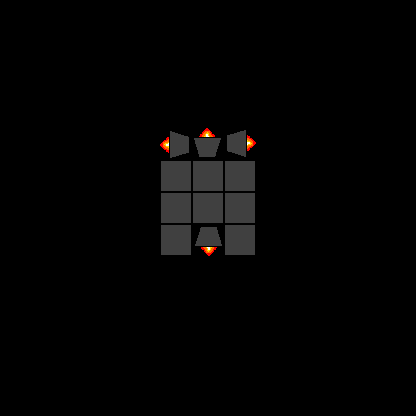

This game map was drawn from its Tiled (.tmx) file and the tilesets committed beside it. A one-line description and the full map source follow:
An orthogonal 13x13 tile map with 32x32 px tiles, 2 tile layers (keys, modules).

<map version="1.0" orientation="orthogonal" width="13" height="13" tilewidth="32" tileheight="32">
 <tileset firstgid="1" name="tiles" tilewidth="32" tileheight="32">
  <image source="tiles.png" width="256" height="256" />
 </tileset>
 <layer name="keys" width="13" height="13">
  <data>
   <tile gid="0" />
   <tile gid="0" />
   <tile gid="0" />
   <tile gid="0" />
   <tile gid="0" />
   <tile gid="0" />
   <tile gid="0" />
   <tile gid="0" />
   <tile gid="0" />
   <tile gid="0" />
   <tile gid="0" />
   <tile gid="0" />
   <tile gid="0" />
   <tile gid="0" />
   <tile gid="0" />
   <tile gid="0" />
   <tile gid="0" />
   <tile gid="0" />
   <tile gid="0" />
   <tile gid="0" />
   <tile gid="0" />
   <tile gid="0" />
   <tile gid="0" />
   <tile gid="0" />
   <tile gid="0" />
   <tile gid="0" />
   <tile gid="0" />
   <tile gid="0" />
   <tile gid="0" />
   <tile gid="0" />
   <tile gid="0" />
   <tile gid="0" />
   <tile gid="0" />
   <tile gid="0" />
   <tile gid="0" />
   <tile gid="0" />
   <tile gid="0" />
   <tile gid="0" />
   <tile gid="0" />
   <tile gid="0" />
   <tile gid="0" />
   <tile gid="0" />
   <tile gid="0" />
   <tile gid="0" />
   <tile gid="0" />
   <tile gid="0" />
   <tile gid="0" />
   <tile gid="0" />
   <tile gid="0" />
   <tile gid="0" />
   <tile gid="0" />
   <tile gid="0" />
   <tile gid="0" />
   <tile gid="0" />
   <tile gid="0" />
   <tile gid="0" />
   <tile gid="0" />
   <tile gid="54" />
   <tile gid="53" />
   <tile gid="52" />
   <tile gid="0" />
   <tile gid="0" />
   <tile gid="0" />
   <tile gid="0" />
   <tile gid="0" />
   <tile gid="0" />
   <tile gid="0" />
   <tile gid="0" />
   <tile gid="0" />
   <tile gid="0" />
   <tile gid="0" />
   <tile gid="0" />
   <tile gid="0" />
   <tile gid="0" />
   <tile gid="0" />
   <tile gid="0" />
   <tile gid="0" />
   <tile gid="0" />
   <tile gid="0" />
   <tile gid="0" />
   <tile gid="0" />
   <tile gid="0" />
   <tile gid="0" />
   <tile gid="0" />
   <tile gid="0" />
   <tile gid="0" />
   <tile gid="0" />
   <tile gid="0" />
   <tile gid="0" />
   <tile gid="0" />
   <tile gid="0" />
   <tile gid="0" />
   <tile gid="0" />
   <tile gid="0" />
   <tile gid="0" />
   <tile gid="0" />
   <tile gid="0" />
   <tile gid="45" />
   <tile gid="0" />
   <tile gid="0" />
   <tile gid="0" />
   <tile gid="0" />
   <tile gid="0" />
   <tile gid="0" />
   <tile gid="0" />
   <tile gid="0" />
   <tile gid="0" />
   <tile gid="0" />
   <tile gid="0" />
   <tile gid="0" />
   <tile gid="0" />
   <tile gid="0" />
   <tile gid="0" />
   <tile gid="0" />
   <tile gid="0" />
   <tile gid="0" />
   <tile gid="0" />
   <tile gid="0" />
   <tile gid="0" />
   <tile gid="0" />
   <tile gid="0" />
   <tile gid="0" />
   <tile gid="0" />
   <tile gid="0" />
   <tile gid="0" />
   <tile gid="0" />
   <tile gid="0" />
   <tile gid="0" />
   <tile gid="0" />
   <tile gid="0" />
   <tile gid="0" />
   <tile gid="0" />
   <tile gid="0" />
   <tile gid="0" />
   <tile gid="0" />
   <tile gid="0" />
   <tile gid="0" />
   <tile gid="0" />
   <tile gid="0" />
   <tile gid="0" />
   <tile gid="0" />
   <tile gid="0" />
   <tile gid="0" />
   <tile gid="0" />
   <tile gid="0" />
   <tile gid="0" />
   <tile gid="0" />
   <tile gid="0" />
   <tile gid="0" />
   <tile gid="0" />
   <tile gid="0" />
   <tile gid="0" />
   <tile gid="0" />
   <tile gid="0" />
   <tile gid="0" />
   <tile gid="0" />
   <tile gid="0" />
   <tile gid="0" />
   <tile gid="0" />
   <tile gid="0" />
   <tile gid="0" />
   <tile gid="0" />
   <tile gid="0" />
   <tile gid="0" />
   <tile gid="0" />
   <tile gid="0" />
   <tile gid="0" />
   <tile gid="0" />
   <tile gid="0" />
  </data>
 </layer>
 <layer name="modules" width="13" height="13">
  <data>
   <tile gid="4" />
   <tile gid="4" />
   <tile gid="4" />
   <tile gid="4" />
   <tile gid="4" />
   <tile gid="4" />
   <tile gid="4" />
   <tile gid="4" />
   <tile gid="4" />
   <tile gid="4" />
   <tile gid="4" />
   <tile gid="4" />
   <tile gid="4" />
   <tile gid="4" />
   <tile gid="4" />
   <tile gid="4" />
   <tile gid="4" />
   <tile gid="4" />
   <tile gid="4" />
   <tile gid="4" />
   <tile gid="4" />
   <tile gid="4" />
   <tile gid="4" />
   <tile gid="4" />
   <tile gid="4" />
   <tile gid="4" />
   <tile gid="4" />
   <tile gid="4" />
   <tile gid="4" />
   <tile gid="4" />
   <tile gid="4" />
   <tile gid="4" />
   <tile gid="4" />
   <tile gid="4" />
   <tile gid="4" />
   <tile gid="4" />
   <tile gid="4" />
   <tile gid="4" />
   <tile gid="4" />
   <tile gid="4" />
   <tile gid="4" />
   <tile gid="4" />
   <tile gid="4" />
   <tile gid="4" />
   <tile gid="4" />
   <tile gid="4" />
   <tile gid="4" />
   <tile gid="4" />
   <tile gid="4" />
   <tile gid="4" />
   <tile gid="4" />
   <tile gid="4" />
   <tile gid="4" />
   <tile gid="4" />
   <tile gid="4" />
   <tile gid="4" />
   <tile gid="4" />
   <tile gid="9" />
   <tile gid="17" />
   <tile gid="25" />
   <tile gid="4" />
   <tile gid="4" />
   <tile gid="4" />
   <tile gid="4" />
   <tile gid="4" />
   <tile gid="4" />
   <tile gid="4" />
   <tile gid="4" />
   <tile gid="4" />
   <tile gid="4" />
   <tile gid="2" />
   <tile gid="2" />
   <tile gid="2" />
   <tile gid="4" />
   <tile gid="0" />
   <tile gid="4" />
   <tile gid="4" />
   <tile gid="4" />
   <tile gid="4" />
   <tile gid="4" />
   <tile gid="4" />
   <tile gid="4" />
   <tile gid="4" />
   <tile gid="2" />
   <tile gid="2" />
   <tile gid="2" />
   <tile gid="4" />
   <tile gid="0" />
   <tile gid="4" />
   <tile gid="4" />
   <tile gid="4" />
   <tile gid="4" />
   <tile gid="4" />
   <tile gid="4" />
   <tile gid="4" />
   <tile gid="4" />
   <tile gid="2" />
   <tile gid="1" />
   <tile gid="2" />
   <tile gid="4" />
   <tile gid="4" />
   <tile gid="0" />
   <tile gid="4" />
   <tile gid="4" />
   <tile gid="4" />
   <tile gid="4" />
   <tile gid="4" />
   <tile gid="4" />
   <tile gid="4" />
   <tile gid="4" />
   <tile gid="4" />
   <tile gid="4" />
   <tile gid="4" />
   <tile gid="4" />
   <tile gid="4" />
   <tile gid="4" />
   <tile gid="4" />
   <tile gid="4" />
   <tile gid="4" />
   <tile gid="4" />
   <tile gid="4" />
   <tile gid="4" />
   <tile gid="4" />
   <tile gid="4" />
   <tile gid="4" />
   <tile gid="4" />
   <tile gid="4" />
   <tile gid="4" />
   <tile gid="4" />
   <tile gid="4" />
   <tile gid="4" />
   <tile gid="4" />
   <tile gid="4" />
   <tile gid="4" />
   <tile gid="4" />
   <tile gid="4" />
   <tile gid="4" />
   <tile gid="4" />
   <tile gid="4" />
   <tile gid="4" />
   <tile gid="4" />
   <tile gid="4" />
   <tile gid="4" />
   <tile gid="4" />
   <tile gid="4" />
   <tile gid="4" />
   <tile gid="4" />
   <tile gid="4" />
   <tile gid="4" />
   <tile gid="4" />
   <tile gid="4" />
   <tile gid="4" />
   <tile gid="4" />
   <tile gid="4" />
   <tile gid="4" />
   <tile gid="4" />
   <tile gid="4" />
   <tile gid="4" />
   <tile gid="4" />
   <tile gid="4" />
   <tile gid="4" />
   <tile gid="4" />
   <tile gid="4" />
   <tile gid="4" />
   <tile gid="4" />
   <tile gid="4" />
   <tile gid="4" />
   <tile gid="4" />
   <tile gid="4" />
  </data>
 </layer>
</map>
